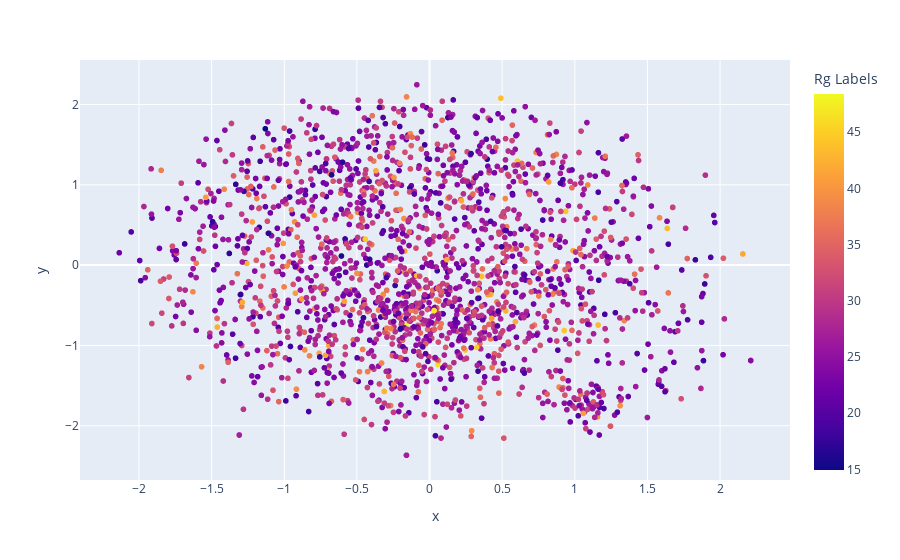

This figure's notebook cell:
### Code cell
analysis.tsne_scatter_plot_2()

### Figure 1 — Plotly figure (JSON) as saved in the notebook; plotly's stock layout.template omitted (floating-point values rounded to 4 significant figures; data arrays with more than 128 entries replaced by an {"elided": "..."} marker saying what was removed)
{"data": [{"customdata": {"elided": "2000x1 int values"}, "hovertemplate": "x=%{x}<br>y=%{y}<br>Row=%{customdata[0]}<br>Rg Labels=%{marker.color}<extra></extra>", "legendgroup": "", "marker": {"color": {"elided": "2000 float values"}, "coloraxis": "coloraxis", "symbol": "circle"}, "mode": "markers", "name": "", "showlegend": false, "type": "scattergl", "x": {"elided": "2000 float values"}, "xaxis": "x", "y": {"elided": "2000 float values"}, "yaxis": "y"}], "layout": {"coloraxis": {"colorbar": {"title": {"text": "Rg Labels"}}, "colorscale": [[0, "#0d0887"], [0.1111, "#46039f"], [0.2222, "#7201a8"], [0.3333, "#9c179e"], [0.4444, "#bd3786"], [0.5556, "#d8576b"], [0.6667, "#ed7953"], [0.7778, "#fb9f3a"], [0.8889, "#fdca26"], [1, "#f0f921"]]}, "legend": {"tracegroupgap": 0}, "margin": {"t": 60}, "xaxis": {"anchor": "y", "domain": [0, 1], "title": {"text": "x"}}, "yaxis": {"anchor": "x", "domain": [0, 1], "title": {"text": "y"}}}}
